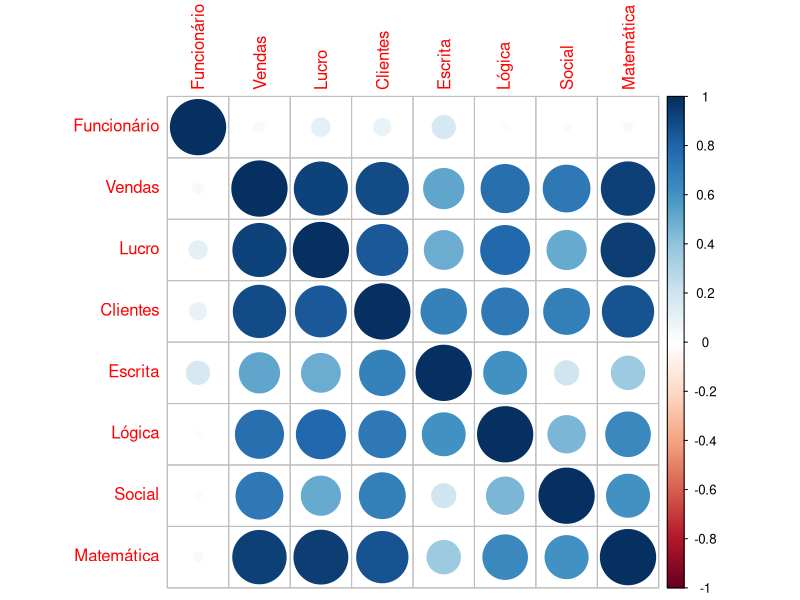
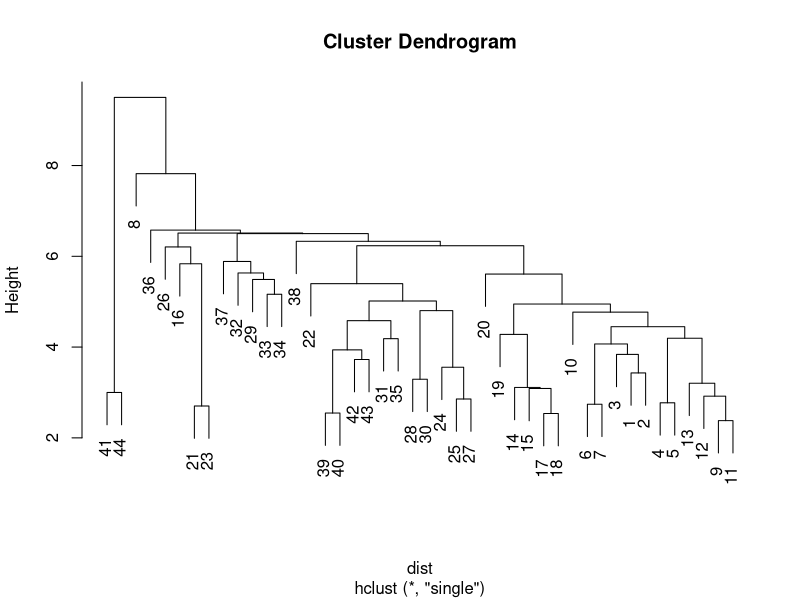
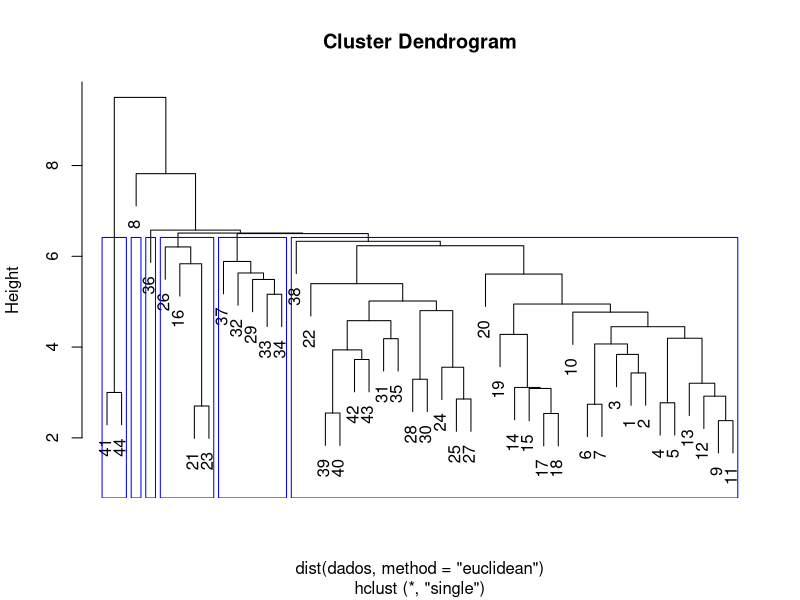
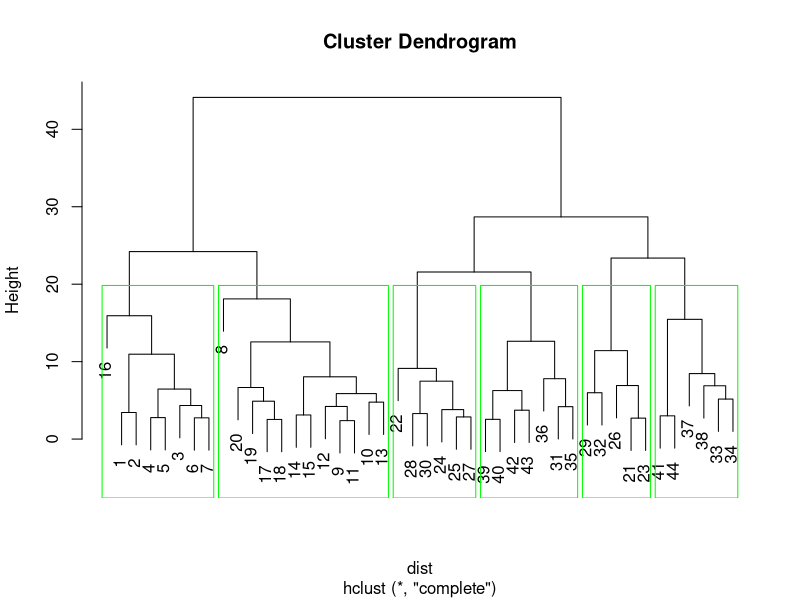
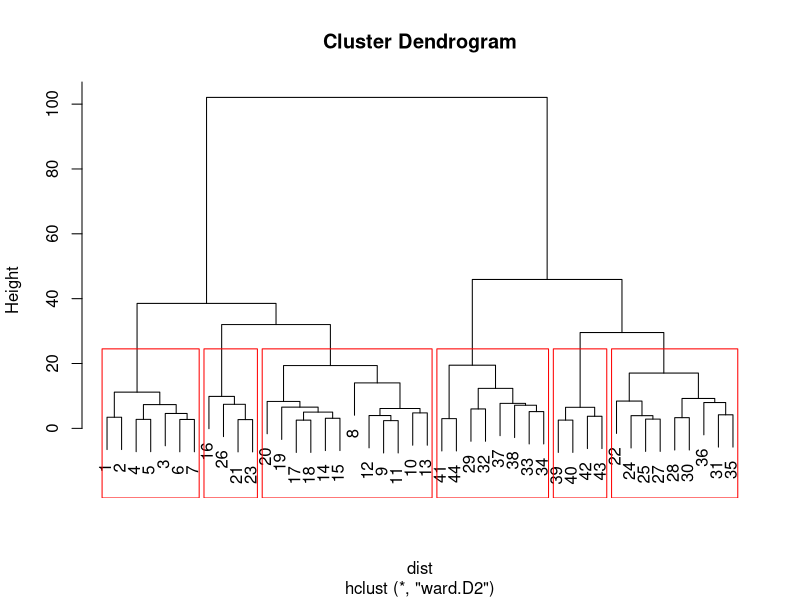
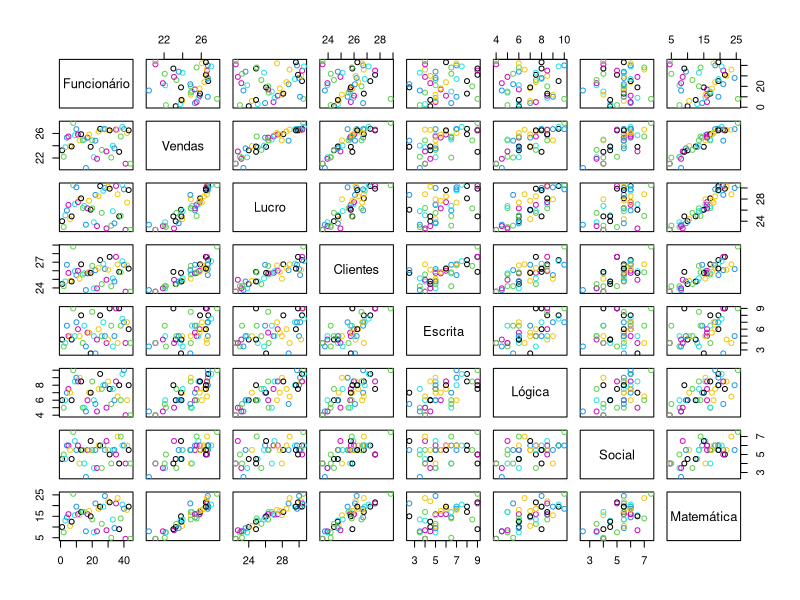

Source code (R) for these figures, in order:
## ---- chunk 1
knitr::opts_chunk$set(echo = TRUE)
## ---- chunk 2
#Carreganod os dados
dados <- read.csv2("Dados_Vendas.csv", header=T, stringsAsFactors = F)
head(dados)
## ---- chunk 3
summary(dados)
## ---- chunk 4
require(corrplot)
names(dados) <- names(dados)
corrplot(cor(dados))
  
## ---- chunk 5
k = 6
## ---- chunk 6
dist <- dist(dados,method = "euclidean" ,diag=T, upper=T)  
## ---- chunk 7
clusters <- hclust(dist, "single")
plot(clusters)
## ---- chunk 8

dend1.1=hclust(dist(dados, method = "euclidean"),"single") # method - o metodo utilizado (completa, simples, ward...)
plot(dend1.1)
rect.hclust(dend1.1, k = 6, border = "blue")

dend1.2=hclust(dist,"complete") # method - o metodo utilizado (completa, simples, ward...)
plot(dend1.2)
rect.hclust(dend1.2, k = 6, border = "green")

dend1.3=hclust(dist,"ward.D2") # method - o metodo utilizado (completa, simples, ward...)
plot(dend1.3)
rect.hclust(dend1.3, k = 6, border = "red")

## ---- chunk 9

dados_clusters <- cbind(dados,grupo=cutree(dend1.3,h=6))
head(dados_clusters)
## ---- chunk 10
kmeans_out1 <- kmeans(dados,centers = 4)
kmeans_out2 <- kmeans(dados,centers = 5)
kmeans_out3 <- kmeans(dados,centers = 6)
sizes <- list(size_4clusters = kmeans_out1$size,size_5clusters = kmeans_out2$size,size_6clusters = kmeans_out3$size);sizes
dados_clusters_kmeans = cbind(dados,grupo = kmeans_out3$cluster)
head(dados_clusters_kmeans)
## ---- chunk 11
plot(dados, col = c(1,3,5,4,6,7))
points(kmeans_out3$centers, col = 1:4, pch = 8)
sort(kmeans_out3$cluster)
